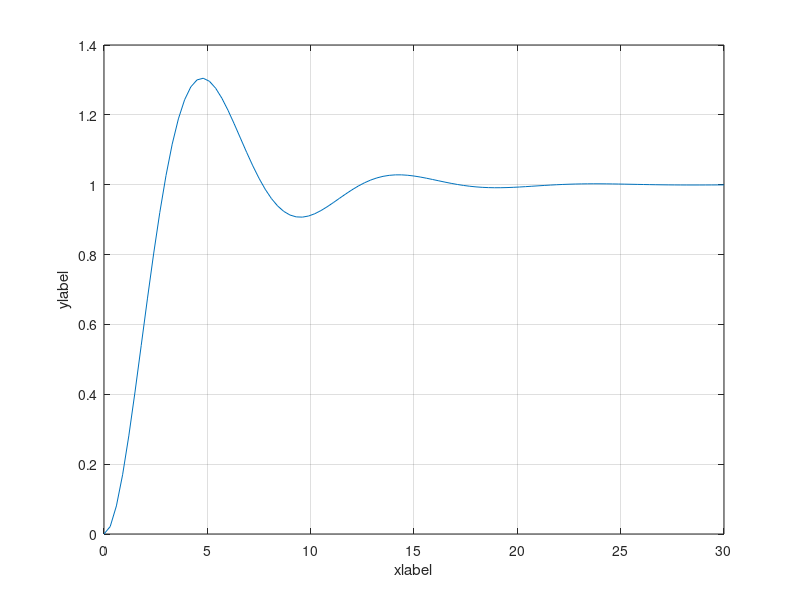

MATLAB code for this plot:
num = [1];
den = [2, 1, 1];
t = 0:10:1;
sys = tf(num, den);
[y,t] = step(sys);
plot(t, y);
grid
xlabel('xlabel')
ylabel('ylabel')
% ***step(num, den, t); %